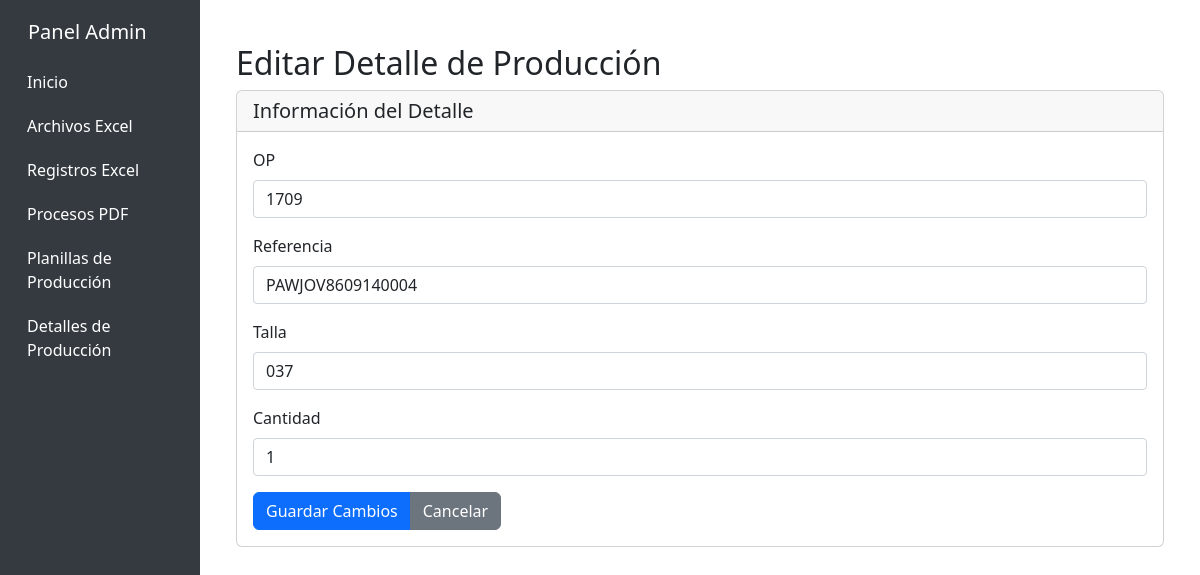
Screenshot of /secretadmin/details/edit/877/ with the database file from the repository.
### production_sheets/models.py (models this page shows, shortened)
class ProductionDetail(models.Model):
    production_sheet = models.ForeignKey(ProductionSheet, on_delete=models.CASCADE)
    op = models.CharField(max_length=100)
    ref = models.CharField(max_length=100)
    size = models.CharField(max_length=3)
    quantity = models.IntegerField(default=0)
    class Meta:
        unique_together = ['production_sheet', 'op', 'ref', 'size']

### backend/admin_views.py (the view, shortened to what this page needs)
# urls.py: path('details/edit/<int:pk>/', admin_views.ProductionDetailEditView.as_view(), name='production_detail_edit'),
class ProductionDetailEditView(AdminViewMixin, UpdateView):
    model = ProductionDetail
    template_name = 'admin/production_detail_edit.html'
    fields = ['op', 'ref', 'size', 'quantity']
    success_url = reverse_lazy('custom_admin:production_detail_list')

### backend/admin_views.py (called while the page is built)
    def test_func(self):
        return True

### backend/templates/admin/production_detail_edit.html (shortened to what this page needs)
{% extends 'admin/base.html' %}
{% load static %}
{% block content %}
<div class="container mt-4">
    <h2>Editar Detalle de Producción</h2>
    <div class="card">
        <div class="card-header">
            <h5 class="card-title mb-0">Información del Detalle</h5>
        </div>
        <div class="card-body">
            <form method="post">
                <div class="mb-3">
                    <label for="{{ form.op.id_for_label }}" class="form-label">OP</label>
                    {{ form.op }}
                </div>
                <div class="mb-3">
                    <label for="{{ form.ref.id_for_label }}" class="form-label">Referencia</label>
                    {{ form.ref }}
                </div>
                <div class="mb-3">
                    <label for="{{ form.size.id_for_label }}" class="form-label">Talla</label>
                    {{ form.size }}
                </div>
                <div class="mb-3">
                    <label for="{{ form.quantity.id_for_label }}" class="form-label">Cantidad</label>
                    {{ form.quantity }}
                </div>
                <div class="btn-group">
                    <button type="submit" class="btn btn-primary">
                         Guardar Cambios
                    </button>
                    <a href="{% url 'custom_admin:production_detail_list' %}" class="btn btn-secondary">
                         Cancelar
                    </a>
                </div>
            </form>
        </div>
    </div>
</div>
{% endblock %}

### backend/templates/admin/production_detail_edit.html (style rules this page uses)
form input, form select { width: 100%; padding: 0.375rem 0.75rem; font-size: 1rem; font-weight: 400; line-height: 1.5; color: #212529; background-color: #fff; background-clip: padding-box; border: 1px solid #ced4da; border-radius: 0.25rem; transition: border-color .15s ease-in-out,box-shadow .15s ease-in-out; }

### rows the page displays
ProductionDetail: op "1709", ref "PAWJOV8609140004", size "037", quantity "1"
